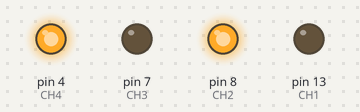
A sketch run on a simulated Arduino Uno, built with avr-gcc and run on an emulated ATmega328P. On the bench: output pins drawn as LEDs (lit = HIGH).

Above: at 0.5 s.
At 3.5 s:
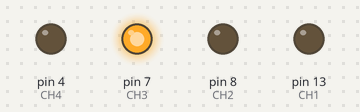
Timing chart, 0 to 4.6 s (numbered marks = the images above):
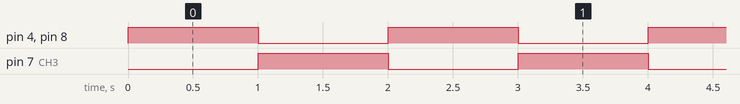

The sketch:

gripper_and_crawling.ino
```cpp
int CH1=13;//前左
int CH2=8;//前右
int CH3=7;//后左
int CH4=4;//后右
void setup() {
  pinMode(CH1,OUTPUT);
  pinMode(CH2,OUTPUT);
  pinMode(CH3,OUTPUT);
  pinMode(CH4,OUTPUT);
}

void loop() {
  digitalWrite(CH2,HIGH);
  digitalWrite(CH4,HIGH);
  digitalWrite(CH3,LOW);
  delay(1000);
  digitalWrite(CH3,HIGH);
  digitalWrite(CH2,LOW);
  digitalWrite(CH4,LOW);
  delay(1000);
  /*digitalWrite(CH1,HIGH);
  digitalWrite(CH2,HIGH);
  digitalWrite(CH3,HIGH);
  digitalWrite(CH4,HIGH);
  delay(1000);
  digitalWrite(CH1,HIGH);
  digitalWrite(CH2,HIGH);
  digitalWrite(CH3,HIGH);
  digitalWrite(CH4,HIGH);
  delay(1000);*/
  /*for (int i=0;i<10;i++) {
    digitalWrite(CH1,HIGH);
    digitalWrite(CH2,HIGH);
    digitalWrite(CH3,LOW);
    digitalWrite(CH4,LOW);
    delay(1000);
    digitalWrite(CH1,LOW);
    digitalWrite(CH2,LOW);
    digitalWrite(CH3,HIGH);
    digitalWrite(CH4,HIGH);
    delay(1000);
  }
  for (int i=0;i<10;i++) {
    digitalWrite(CH1,HIGH);
    digitalWrite(CH2,LOW);
    digitalWrite(CH3,HIGH);
    digitalWrite(CH4,LOW);
    delay(1000);
    digitalWrite(CH1,LOW);
    digitalWrite(CH2,HIGH);
    digitalWrite(CH3,LOW);
    digitalWrite(CH4,HIGH);
    delay(1000);
  }*/
}
```

Measured:
- by itself, pin 4 (CH4), pin 7 (CH3), pin 8 (CH2): alternates HIGH for 1.0 s and LOW for 1.0 s
